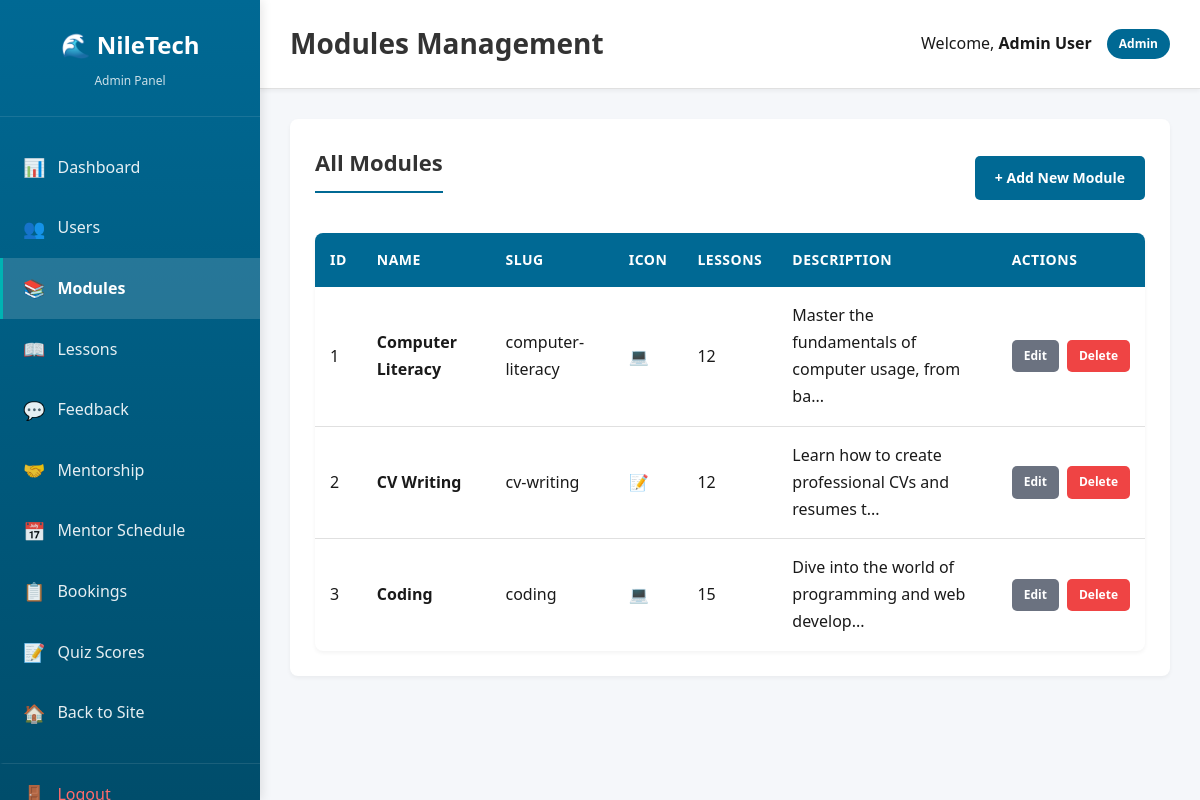
/admin/modules.php (signed in), run on the app's committed database.
### tables this page shows
CREATE TABLE IF NOT EXISTS users (
    id INT(11) NOT NULL AUTO_INCREMENT,
    full_name VARCHAR(100) NOT NULL,
    email VARCHAR(100) NOT NULL UNIQUE,
    password VARCHAR(255) NOT NULL,
    role ENUM('user', 'admin') DEFAULT 'user',
    created_at TIMESTAMP DEFAULT CURRENT_TIMESTAMP,
    updated_at TIMESTAMP DEFAULT CURRENT_TIMESTAMP ON UPDATE CURRENT_TIMESTAMP,
    PRIMARY KEY (id),
    INDEX idx_email (email),
    INDEX idx_role (role)
);

CREATE TABLE IF NOT EXISTS modules (
    id INT(11) NOT NULL AUTO_INCREMENT,
    name VARCHAR(100) NOT NULL,
    slug VARCHAR(100) NOT NULL UNIQUE,
    description TEXT,
    icon VARCHAR(50),
    created_at TIMESTAMP DEFAULT CURRENT_TIMESTAMP,
    updated_at TIMESTAMP DEFAULT CURRENT_TIMESTAMP ON UPDATE CURRENT_TIMESTAMP,
    PRIMARY KEY (id),
    INDEX idx_slug (slug)
);

### admin/includes/auth.php (called while the page is built, shortened)
<?php
$conn = getDBConnection();
$userId = $_SESSION['user_id'];
$userStmt = $conn->prepare("SELECT id, full_name, email, role FROM users WHERE id = ?");
$userStmt->bind_param("i", $userId);
$userStmt->execute();
$userResult = $userStmt->get_result();
$currentUser = $userResult->fetch_assoc();
?>

### admin/modules.php (the view, shortened to what this page needs)
<?php
$pageTitle = 'Modules Management';
require_once __DIR__ . '/includes/auth.php';
$action = $_GET['action'] ?? 'list';
$modules = [];
$listStmt = $conn->prepare("SELECT m.id, m.name, m.slug, m.description, m.icon, COUNT(l.id) as lesson_count FROM modules m LEFT JOIN lessons l ON m.id = l.module_id GROUP BY m.id ORDER BY m.created_at DESC");
$listStmt->execute();
$listResult = $listStmt->get_result();
while ($row = $listResult->fetch_assoc()) {
    $modules[] = $row;
}
require_once __DIR__ . '/includes/header.php';
?>
<?php if ($action === 'list'): ?>
    <div class="admin-card">
        <div style="display: flex; justify-content: space-between; align-items: center; margin-bottom: 20px;">
            <h2>All Modules</h2>
            <a href="?action=create" class="btn-admin btn-primary-admin">+ Add New Module</a>
        </div>
        <?php if (empty($modules)): ?>
            <div class="empty-state">
                <p>No modules found.</p>
            </div>
        <?php else: ?>
            <table class="admin-table">
                <thead>
                    <tr>
                        <th>ID</th>
                        <th>Name</th>
                        <th>Slug</th>
                        <th>Icon</th>
                        <th>Lessons</th>
                        <th>Description</th>
                        <th>Actions</th>
                    </tr>
                </thead>
                <tbody>
                    <?php foreach ($modules as $module): ?>
                        <tr>
                            <td><?php echo $module['id']; ?></td>
                            <td><strong><?php echo htmlspecialchars($module['name']); ?></strong></td>
                            <td><?php echo htmlspecialchars($module['slug']); ?></td>
                            <td><?php echo htmlspecialchars($module['icon'] ?? '-'); ?></td>
                            <td><?php echo $module['lesson_count']; ?></td>
                            <td><?php echo htmlspecialchars(substr($module['description'] ?? '', 0, 50)) . (strlen($module['description'] ?? '') > 50 ? '...' : ''); ?></td>
                            <td>
                                <div class="action-buttons">
                                    <a href="?action=edit&id=<?php echo $module['id']; ?>" class="btn-admin btn-sm btn-secondary-admin">Edit</a>
                                    <a href="?action=delete&id=<?php echo $module['id']; ?>"
                                       class="btn-admin btn-sm btn-danger-admin"
                                       onclick="return confirm('Are you sure you want to delete this module? This will also delete all associated lessons.');">Delete</a>
                                </div>
                            </td>
                        </tr>
                    <?php endforeach; ?>
                </tbody>
            </table>
        <?php endif; ?>
    </div>
<?php endif; ?>
<?php
require_once __DIR__ . '/includes/footer.php';
?>

### admin/includes/header.php (shortened to what this page needs)
<!DOCTYPE html>
<html lang="en">
<head>
    <link rel="stylesheet" href="../css/style.css">
    <link rel="stylesheet" href="../admin/css/admin.css">
</head>
<body class="admin-body">
    <div class="admin-wrapper">
        <aside class="admin-sidebar">
            <div class="admin-logo">
                <h2>🌊 NileTech</h2>
                <p>Admin Panel</p>
            </div>
            <nav class="admin-nav">
                <a href="index.php" class="nav-item <?php echo basename($_SERVER['PHP_SELF']) == 'index.php' ? 'active' : ''; ?>">
                    <span>📊</span> Dashboard
                </a>
                <a href="users.php" class="nav-item <?php echo basename($_SERVER['PHP_SELF']) == 'users.php' ? 'active' : ''; ?>">
                    <span>👥</span> Users
                </a>
                <a href="modules.php" class="nav-item <?php echo basename($_SERVER['PHP_SELF']) == 'modules.php' ? 'active' : ''; ?>">
                    <span>📚</span> Modules
                </a>
                <a href="lessons.php" class="nav-item <?php echo basename($_SERVER['PHP_SELF']) == 'lessons.php' ? 'active' : ''; ?>">
                    <span>📖</span> Lessons
                </a>
                <a href="feedback.php" class="nav-item <?php echo basename($_SERVER['PHP_SELF']) == 'feedback.php' ? 'active' : ''; ?>">
                    <span>💬</span> Feedback
                </a>
                <a href="mentorship.php" class="nav-item <?php echo basename($_SERVER['PHP_SELF']) == 'mentorship.php' ? 'active' : ''; ?>">
                    <span>🤝</span> Mentorship
                </a>
                <a href="mentor-schedule.php" class="nav-item <?php echo basename($_SERVER['PHP_SELF']) == 'mentor-schedule.php' ? 'active' : ''; ?>">
                    <span>📅</span> Mentor Schedule
                </a>
                <a href="mentor-bookings.php" class="nav-item <?php echo basename($_SERVER['PHP_SELF']) == 'mentor-bookings.php' ? 'active' : ''; ?>">
                    <span>📋</span> Bookings
                </a>
                <a href="quiz-scores.php" class="nav-item <?php echo basename($_SERVER['PHP_SELF']) == 'quiz-scores.php' ? 'active' : ''; ?>">
                    <span>📝</span> Quiz Scores
                </a>
                <a href="../index.php" class="nav-item">
                    <span>🏠</span> Back to Site
                </a>
                <a href="../logout.php" class="nav-item logout">
                    <span>🚪</span> Logout
                </a>
            </nav>
        </aside>
        <main class="admin-main">
            <header class="admin-header">
                <div class="admin-header-content">
                    <h1><?php echo isset($pageTitle) ? htmlspecialchars($pageTitle) : 'Dashboard'; ?></h1>
                    <div class="admin-user-info">
                        <span>Welcome, <strong><?php echo htmlspecialchars($currentUser['full_name']); ?></strong></span>
                        <span class="role-badge">Admin</span>
                    </div>
                </div>
            </header>
            <div class="admin-content">

### css/style.css (style rules this page uses)
* { margin: 0; padding: 0; box-sizing: border-box; }
:root { --nile-blue: #006994; --nile-deep: #004d73; --nile-light: #0099cc; --nile-teal: #008b8b; --river-cyan: #00b3b3; --savanna-green: #2d5016; --forest-green: #4a7c3a; --grass-green: #6b9f5f; --palm-green: #8bc34a; --sunset-gold: #f4a460; --savanna-gold: #daa520; --earth-brown: #8b4513; --sand-beige: #f5deb3; --ss-black: #000000; --ss-red: #da020e; --ss-green: #078930; --ss-blue: #0f47af; --ss-yellow: #fcdd09; --primary-color: var(--nile-blue); --primary-dark: var(--nile-deep); --primary-light: var(--nile-light); --secondary-color: var(--forest-green); --secondary-dark: var(--savanna-green); --secondary-light: var(--grass-green); --accent-color: var(--sunset-gold); --accent-light: var(--savanna-gold); --text-dark: #1a1a1a; --text-medium: #4a4a4a; --text-light: #6b6b6b; --bg-light: #f0f8f5; --bg-lighter: #f8fcf9; --bg-white: #ffffff; --border-color: #d4e8d8; --gradient-primary: linear-gradient(135deg, var(--nile-blue) 0%, var(--nile-teal) 50%, var(--river-cyan) 100%); --gradient-secondary: linear-gradient(135deg, var(--forest-green) 0%, var(--grass-green) 100%); --gradient-hero: linear-gradient(135deg, var(--nile-deep) 0%, var(--nile-blue) 30%, var(--nile-teal) 60%, var(--palm-green) 100%); --gradient-river: linear-gradient(180deg, var(--nile-deep) 0%, var(--nile-blue) 50%, var(--nile-light) 100%); --gradient-savanna: linear-gradient(135deg, var(--savanna-green) 0%, var(--forest-green) 50%, var(--sunset-gold) 100%); --gradient-success: linear-gradient(135deg, var(--forest-green) 0%, var(--grass-green) 100%); --gradient-sunset: linear-gradient(135deg, var(--sunset-gold) 0%, var(--savanna-gold) 100%); --font-primary: 'Segoe UI', Tahoma, Geneva, Verdana, sans-serif; --font-weight-light: 300; --font-weight-normal: 400; --font-weight-medium: 500; --font-weight-semibold: 600; --font-weight-bold: 700; --font-weight-extrabold: 800; --spacing-xs: 0.5rem; --spacing-sm: 1rem; --spacing-md: 2rem; --spacing-lg: 3rem; --spacing-xl: 4rem; --spacing-2xl: 6rem; --radius-sm: 0.5rem; --radius-md: 1rem; --radius-lg: 1.5rem; --radius-xl: 2rem; --radius-full: 9999px; --shadow-sm: 0 1px 2px 0 rgba(0, 0, 0, 0.05); --shadow-md: 0 4px 6px -1px rgba(0, 0, 0, 0.1), 0 2px 4px -1px rgba(0, 0, 0, 0.06); --shadow-lg: 0 10px 15px -3px rgba(0, 0, 0, 0.1), 0 4px 6px -2px rgba(0, 0, 0, 0.05); --shadow-xl: 0 20px 25px -5px rgba(0, 0, 0, 0.1), 0 10px 10px -5px rgba(0, 0, 0, 0.04); --shadow-2xl: 0 25px 50px -12px rgba(0, 0, 0, 0.25); --shadow-colored: 0 10px 30px -5px rgba(37, 99, 235, 0.3); }
body { font-family: var(--font-primary); color: var(--text-dark); line-height: 1.7; background-color: var(--bg-white); overflow-x: hidden; }
html { scroll-behavior: smooth; }

### data on the page
users: full_name "Admin User"
modules: id "1", name "Computer Literacy", slug "computer-literacy", icon "💻", lesson_count "12", description "Master the fundamentals of computer usage, from ba"
modules: id "2", name "CV Writing", slug "cv-writing", icon "📝", lesson_count "12", description "Learn how to create professional CVs and resumes t"
modules: id "3", name "Coding", slug "coding", icon "💻", lesson_count "15", description "Dive into the world of programming and web develop"

### other printed values
$pageTitle "Modules Management"
